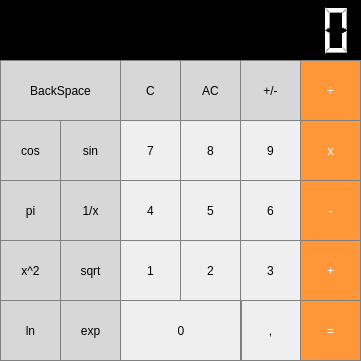
<?xml version="1.0" encoding="UTF-8"?>
<ui version="4.0">
 <class>MainWindow</class>
 <widget class="QMainWindow" name="MainWindow">
  <property name="geometry">
   <rect>
    <x>0</x>
    <y>0</y>
    <width>361</width>
    <height>361</height>
   </rect>
  </property>
  <property name="windowTitle">
   <string>Calculator</string>
  </property>
  <widget class="QWidget" name="centralWidget">
   <widget class="QLCDNumber" name="lcdNumber">
    <property name="geometry">
     <rect>
      <x>0</x>
      <y>0</y>
      <width>361</width>
      <height>61</height>
     </rect>
    </property>
    <property name="styleSheet">
     <string notr="true">color: rgb(255, 255, 255);
background-color: rgb(0, 0, 0);</string>
    </property>
    <property name="digitCount">
     <number>13</number>
    </property>
   </widget>
   <widget class="QPushButton" name="pushButtonPi">
    <property name="geometry">
     <rect>
      <x>0</x>
      <y>180</y>
      <width>61</width>
      <height>61</height>
     </rect>
    </property>
    <property name="styleSheet">
     <string notr="true">QPushButton {
  background-color: rgb(215, 215, 215);
  border: 1px solid gray;
}
QPushButton:pressed {
    background-color: qlineargradient(x1: 0, y1: 0, x2: 0, y2: 1,
                                      stop: 0 #BEBEBE, stop: 1 #D7D7D7);
}</string>
    </property>
    <property name="text">
     <string>pi</string>
    </property>
   </widget>
   <widget class="QPushButton" name="pushButtonC">
    <property name="geometry">
     <rect>
      <x>120</x>
      <y>60</y>
      <width>61</width>
      <height>61</height>
     </rect>
    </property>
    <property name="styleSheet">
     <string notr="true">QPushButton {
  background-color: rgb(215, 215, 215);
  border: 1px solid gray;
}
QPushButton:pressed {
    background-color: qlineargradient(x1: 0, y1: 0, x2: 0, y2: 1,
                                      stop: 0 #BEBEBE, stop: 1 #D7D7D7);
}</string>
    </property>
    <property name="text">
     <string>C</string>
    </property>
   </widget>
   <widget class="QPushButton" name="pushButton_AC">
    <property name="geometry">
     <rect>
      <x>180</x>
      <y>60</y>
      <width>61</width>
      <height>61</height>
     </rect>
    </property>
    <property name="styleSheet">
     <string notr="true">QPushButton {
  background-color: rgb(215, 215, 215);
  border: 1px solid gray;
}
QPushButton:pressed {
    background-color: qlineargradient(x1: 0, y1: 0, x2: 0, y2: 1,
                                      stop: 0 #BEBEBE, stop: 1 #D7D7D7);
}</string>
    </property>
    <property name="text">
     <string>AC</string>
    </property>
   </widget>
   <widget class="QPushButton" name="pushButton_pm">
    <property name="geometry">
     <rect>
      <x>240</x>
      <y>60</y>
      <width>61</width>
      <height>61</height>
     </rect>
    </property>
    <property name="styleSheet">
     <string notr="true">QPushButton {
  background-color: rgb(215, 215, 215);
  border: 1px solid gray;
}
QPushButton:pressed {
    background-color: qlineargradient(x1: 0, y1: 0, x2: 0, y2: 1,
                                      stop: 0 #BEBEBE, stop: 1 #D7D7D7);
}</string>
    </property>
    <property name="text">
     <string>+/-</string>
    </property>
   </widget>
   <widget class="QPushButton" name="pushButton_proc">
    <property name="geometry">
     <rect>
      <x>0</x>
      <y>240</y>
      <width>61</width>
      <height>61</height>
     </rect>
    </property>
    <property name="styleSheet">
     <string notr="true">QPushButton {
  background-color: rgb(215, 215, 215);
  border: 1px solid gray;
}
QPushButton:pressed {
    background-color: qlineargradient(x1: 0, y1: 0, x2: 0, y2: 1,
                                      stop: 0 #BEBEBE, stop: 1 #D7D7D7);
}</string>
    </property>
    <property name="text">
     <string>x^2</string>
    </property>
   </widget>
   <widget class="QPushButton" name="pushButton_div">
    <property name="geometry">
     <rect>
      <x>300</x>
      <y>60</y>
      <width>61</width>
      <height>61</height>
     </rect>
    </property>
    <property name="styleSheet">
     <string notr="true">QPushButton {
  background-color: rgb(255, 151, 57);
  color: white; 
  border: 1px solid gray;
}

QPushButton:pressed {
    background-color: qlineargradient(x1: 0, y1: 0, x2: 0, y2: 1,
                                      stop: 0 #FF7832, stop: 1 #FF9739);
}</string>
    </property>
    <property name="text">
     <string>÷</string>
    </property>
   </widget>
   <widget class="QPushButton" name="pushButton_7">
    <property name="geometry">
     <rect>
      <x>120</x>
      <y>120</y>
      <width>61</width>
      <height>61</height>
     </rect>
    </property>
    <property name="styleSheet">
     <string notr="true">QPushButton {
   border: 1px solid gray;
}
QPushButton:pressed {
    background-color: qlineargradient(x1: 0, y1: 0, x2: 0, y2: 1,
                                      stop: 0 #dadbde, stop: 1 #f6f7fa);
}</string>
    </property>
    <property name="text">
     <string>7</string>
    </property>
   </widget>
   <widget class="QPushButton" name="pushButton_mul">
    <property name="geometry">
     <rect>
      <x>300</x>
      <y>120</y>
      <width>61</width>
      <height>61</height>
     </rect>
    </property>
    <property name="styleSheet">
     <string notr="true">QPushButton {
  background-color: rgb(255, 151, 57);
  color: white; 
  border: 1px solid gray;
}

QPushButton:pressed {
    background-color: qlineargradient(x1: 0, y1: 0, x2: 0, y2: 1,
                                      stop: 0 #FF7832, stop: 1 #FF9739);
}</string>
    </property>
    <property name="text">
     <string>x</string>
    </property>
   </widget>
   <widget class="QPushButton" name="pushButton_BS">
    <property name="geometry">
     <rect>
      <x>0</x>
      <y>60</y>
      <width>121</width>
      <height>61</height>
     </rect>
    </property>
    <property name="styleSheet">
     <string notr="true">QPushButton {
  background-color: rgb(215, 215, 215);
  border: 1px solid gray;
}
QPushButton:pressed {
    background-color: qlineargradient(x1: 0, y1: 0, x2: 0, y2: 1,
                                      stop: 0 #BEBEBE, stop: 1 #D7D7D7);
}</string>
    </property>
    <property name="text">
     <string>BackSpace</string>
    </property>
   </widget>
   <widget class="QPushButton" name="pushButton_8">
    <property name="geometry">
     <rect>
      <x>180</x>
      <y>120</y>
      <width>61</width>
      <height>61</height>
     </rect>
    </property>
    <property name="styleSheet">
     <string notr="true">QPushButton {
   border: 1px solid gray;
}
QPushButton:pressed {
    background-color: qlineargradient(x1: 0, y1: 0, x2: 0, y2: 1,
                                      stop: 0 #dadbde, stop: 1 #f6f7fa);
}</string>
    </property>
    <property name="text">
     <string>8</string>
    </property>
   </widget>
   <widget class="QPushButton" name="pushButton_9">
    <property name="geometry">
     <rect>
      <x>240</x>
      <y>120</y>
      <width>61</width>
      <height>61</height>
     </rect>
    </property>
    <property name="styleSheet">
     <string notr="true">QPushButton {
   border: 1px solid gray;
}
QPushButton:pressed {
    background-color: qlineargradient(x1: 0, y1: 0, x2: 0, y2: 1,
                                      stop: 0 #dadbde, stop: 1 #f6f7fa);
}</string>
    </property>
    <property name="text">
     <string>9</string>
    </property>
   </widget>
   <widget class="QPushButton" name="pushButton_4">
    <property name="geometry">
     <rect>
      <x>120</x>
      <y>180</y>
      <width>61</width>
      <height>61</height>
     </rect>
    </property>
    <property name="styleSheet">
     <string notr="true">QPushButton {
   border: 1px solid gray;
}
QPushButton:pressed {
    background-color: qlineargradient(x1: 0, y1: 0, x2: 0, y2: 1,
                                      stop: 0 #dadbde, stop: 1 #f6f7fa);
}</string>
    </property>
    <property name="text">
     <string>4</string>
    </property>
   </widget>
   <widget class="QPushButton" name="pushButton_Sqrt">
    <property name="geometry">
     <rect>
      <x>60</x>
      <y>240</y>
      <width>61</width>
      <height>61</height>
     </rect>
    </property>
    <property name="styleSheet">
     <string notr="true">QPushButton {
  background-color: rgb(215, 215, 215);
  border: 1px solid gray;
}
QPushButton:pressed {
    background-color: qlineargradient(x1: 0, y1: 0, x2: 0, y2: 1,
                                      stop: 0 #BEBEBE, stop: 1 #D7D7D7);
}</string>
    </property>
    <property name="text">
     <string>sqrt</string>
    </property>
   </widget>
   <widget class="QPushButton" name="pushButton_sub">
    <property name="geometry">
     <rect>
      <x>300</x>
      <y>180</y>
      <width>61</width>
      <height>61</height>
     </rect>
    </property>
    <property name="styleSheet">
     <string notr="true">QPushButton {
  background-color: rgb(255, 151, 57);
  color: white; 
  border: 1px solid gray;
}

QPushButton:pressed {
    background-color: qlineargradient(x1: 0, y1: 0, x2: 0, y2: 1,
                                      stop: 0 #FF7832, stop: 1 #FF9739);
}</string>
    </property>
    <property name="text">
     <string>-</string>
    </property>
   </widget>
   <widget class="QPushButton" name="pushButton_Sin">
    <property name="geometry">
     <rect>
      <x>60</x>
      <y>120</y>
      <width>61</width>
      <height>61</height>
     </rect>
    </property>
    <property name="styleSheet">
     <string notr="true">QPushButton {
  background-color: rgb(215, 215, 215);
  border: 1px solid gray;
}
QPushButton:pressed {
    background-color: qlineargradient(x1: 0, y1: 0, x2: 0, y2: 1,
                                      stop: 0 #BEBEBE, stop: 1 #D7D7D7);
}</string>
    </property>
    <property name="text">
     <string>sin</string>
    </property>
   </widget>
   <widget class="QPushButton" name="pushButton_5">
    <property name="geometry">
     <rect>
      <x>180</x>
      <y>180</y>
      <width>61</width>
      <height>61</height>
     </rect>
    </property>
    <property name="styleSheet">
     <string notr="true">QPushButton {
   border: 1px solid gray;
}
QPushButton:pressed {
    background-color: qlineargradient(x1: 0, y1: 0, x2: 0, y2: 1,
                                      stop: 0 #dadbde, stop: 1 #f6f7fa);
}</string>
    </property>
    <property name="text">
     <string>5</string>
    </property>
   </widget>
   <widget class="QPushButton" name="pushButton_6">
    <property name="geometry">
     <rect>
      <x>240</x>
      <y>180</y>
      <width>61</width>
      <height>61</height>
     </rect>
    </property>
    <property name="styleSheet">
     <string notr="true">QPushButton {
   border: 1px solid gray;
}
QPushButton:pressed {
    background-color: qlineargradient(x1: 0, y1: 0, x2: 0, y2: 1,
                                      stop: 0 #dadbde, stop: 1 #f6f7fa);
}</string>
    </property>
    <property name="text">
     <string>6</string>
    </property>
   </widget>
   <widget class="QPushButton" name="pushButton_1">
    <property name="geometry">
     <rect>
      <x>120</x>
      <y>240</y>
      <width>61</width>
      <height>61</height>
     </rect>
    </property>
    <property name="styleSheet">
     <string notr="true">QPushButton {
   border: 1px solid gray;
}
QPushButton:pressed {
    background-color: qlineargradient(x1: 0, y1: 0, x2: 0, y2: 1,
                                      stop: 0 #dadbde, stop: 1 #f6f7fa);
}</string>
    </property>
    <property name="text">
     <string>1</string>
    </property>
   </widget>
   <widget class="QPushButton" name="pushButton_1X">
    <property name="geometry">
     <rect>
      <x>60</x>
      <y>180</y>
      <width>61</width>
      <height>61</height>
     </rect>
    </property>
    <property name="styleSheet">
     <string notr="true">QPushButton {
  background-color: rgb(215, 215, 215);
  border: 1px solid gray;
}
QPushButton:pressed {
    background-color: qlineargradient(x1: 0, y1: 0, x2: 0, y2: 1,
                                      stop: 0 #BEBEBE, stop: 1 #D7D7D7);
}</string>
    </property>
    <property name="text">
     <string>1/x</string>
    </property>
   </widget>
   <widget class="QPushButton" name="pushButton_add">
    <property name="geometry">
     <rect>
      <x>300</x>
      <y>240</y>
      <width>61</width>
      <height>61</height>
     </rect>
    </property>
    <property name="styleSheet">
     <string notr="true">QPushButton {
  background-color: rgb(255, 151, 57);
  color: white; 
  border: 1px solid gray;
}

QPushButton:pressed {
    background-color: qlineargradient(x1: 0, y1: 0, x2: 0, y2: 1,
                                      stop: 0 #FF7832, stop: 1 #FF9739);
}</string>
    </property>
    <property name="text">
     <string>+</string>
    </property>
   </widget>
   <widget class="QPushButton" name="pushButton_Cos">
    <property name="geometry">
     <rect>
      <x>0</x>
      <y>120</y>
      <width>61</width>
      <height>61</height>
     </rect>
    </property>
    <property name="styleSheet">
     <string notr="true">QPushButton {
  background-color: rgb(215, 215, 215);
  border: 1px solid gray;
}
QPushButton:pressed {
    background-color: qlineargradient(x1: 0, y1: 0, x2: 0, y2: 1,
                                      stop: 0 #BEBEBE, stop: 1 #D7D7D7);
}</string>
    </property>
    <property name="text">
     <string>cos</string>
    </property>
   </widget>
   <widget class="QPushButton" name="pushButton_2">
    <property name="geometry">
     <rect>
      <x>180</x>
      <y>240</y>
      <width>61</width>
      <height>61</height>
     </rect>
    </property>
    <property name="styleSheet">
     <string notr="true">QPushButton {
   border: 1px solid gray;
}
QPushButton:pressed {
    background-color: qlineargradient(x1: 0, y1: 0, x2: 0, y2: 1,
                                      stop: 0 #dadbde, stop: 1 #f6f7fa);
}</string>
    </property>
    <property name="text">
     <string>2</string>
    </property>
   </widget>
   <widget class="QPushButton" name="pushButton_3">
    <property name="geometry">
     <rect>
      <x>240</x>
      <y>240</y>
      <width>61</width>
      <height>61</height>
     </rect>
    </property>
    <property name="styleSheet">
     <string notr="true">QPushButton {
   border: 1px solid gray;
}
QPushButton:pressed {
    background-color: qlineargradient(x1: 0, y1: 0, x2: 0, y2: 1,
                                      stop: 0 #dadbde, stop: 1 #f6f7fa);
}</string>
    </property>
    <property name="text">
     <string>3</string>
    </property>
   </widget>
   <widget class="QPushButton" name="pushButton_equ">
    <property name="geometry">
     <rect>
      <x>300</x>
      <y>300</y>
      <width>61</width>
      <height>61</height>
     </rect>
    </property>
    <property name="styleSheet">
     <string notr="true">QPushButton {
  background-color: rgb(255, 151, 57);
  color: white; 
  border: 1px solid gray;
}

QPushButton:pressed {
    background-color: qlineargradient(x1: 0, y1: 0, x2: 0, y2: 1,
                                      stop: 0 #FF7832, stop: 1 #FF9739);
}</string>
    </property>
    <property name="text">
     <string>=</string>
    </property>
   </widget>
   <widget class="QPushButton" name="pushButton_0">
    <property name="geometry">
     <rect>
      <x>120</x>
      <y>300</y>
      <width>122</width>
      <height>61</height>
     </rect>
    </property>
    <property name="styleSheet">
     <string notr="true">QPushButton {
   border: 1px solid gray;
}
QPushButton:pressed {
    background-color: qlineargradient(x1: 0, y1: 0, x2: 0, y2: 1,
                                      stop: 0 #dadbde, stop: 1 #f6f7fa);
}</string>
    </property>
    <property name="text">
     <string>0</string>
    </property>
   </widget>
   <widget class="QPushButton" name="pushButton_com">
    <property name="geometry">
     <rect>
      <x>240</x>
      <y>300</y>
      <width>61</width>
      <height>61</height>
     </rect>
    </property>
    <property name="styleSheet">
     <string notr="true">QPushButton {
   border: 1px solid gray;
}
QPushButton:pressed {
    background-color: qlineargradient(x1: 0, y1: 0, x2: 0, y2: 1,
                                      stop: 0 #dadbde, stop: 1 #f6f7fa);
}</string>
    </property>
    <property name="text">
     <string>,</string>
    </property>
   </widget>
   <widget class="QPushButton" name="pushButton_ln">
    <property name="geometry">
     <rect>
      <x>0</x>
      <y>300</y>
      <width>61</width>
      <height>61</height>
     </rect>
    </property>
    <property name="styleSheet">
     <string notr="true">QPushButton {
  background-color: rgb(215, 215, 215);
  border: 1px solid gray;
}
QPushButton:pressed {
    background-color: qlineargradient(x1: 0, y1: 0, x2: 0, y2: 1,
                                      stop: 0 #BEBEBE, stop: 1 #D7D7D7);
}</string>
    </property>
    <property name="text">
     <string>ln</string>
    </property>
   </widget>
   <widget class="QPushButton" name="pushButton_Exp">
    <property name="geometry">
     <rect>
      <x>60</x>
      <y>300</y>
      <width>61</width>
      <height>61</height>
     </rect>
    </property>
    <property name="styleSheet">
     <string notr="true">QPushButton {
  background-color: rgb(215, 215, 215);
  border: 1px solid gray;
}
QPushButton:pressed {
    background-color: qlineargradient(x1: 0, y1: 0, x2: 0, y2: 1,
                                      stop: 0 #BEBEBE, stop: 1 #D7D7D7);
}</string>
    </property>
    <property name="text">
     <string>exp</string>
    </property>
   </widget>
  </widget>
 </widget>
 <layoutdefault spacing="6" margin="11"/>
 <resources/>
 <connections/>
</ui>
